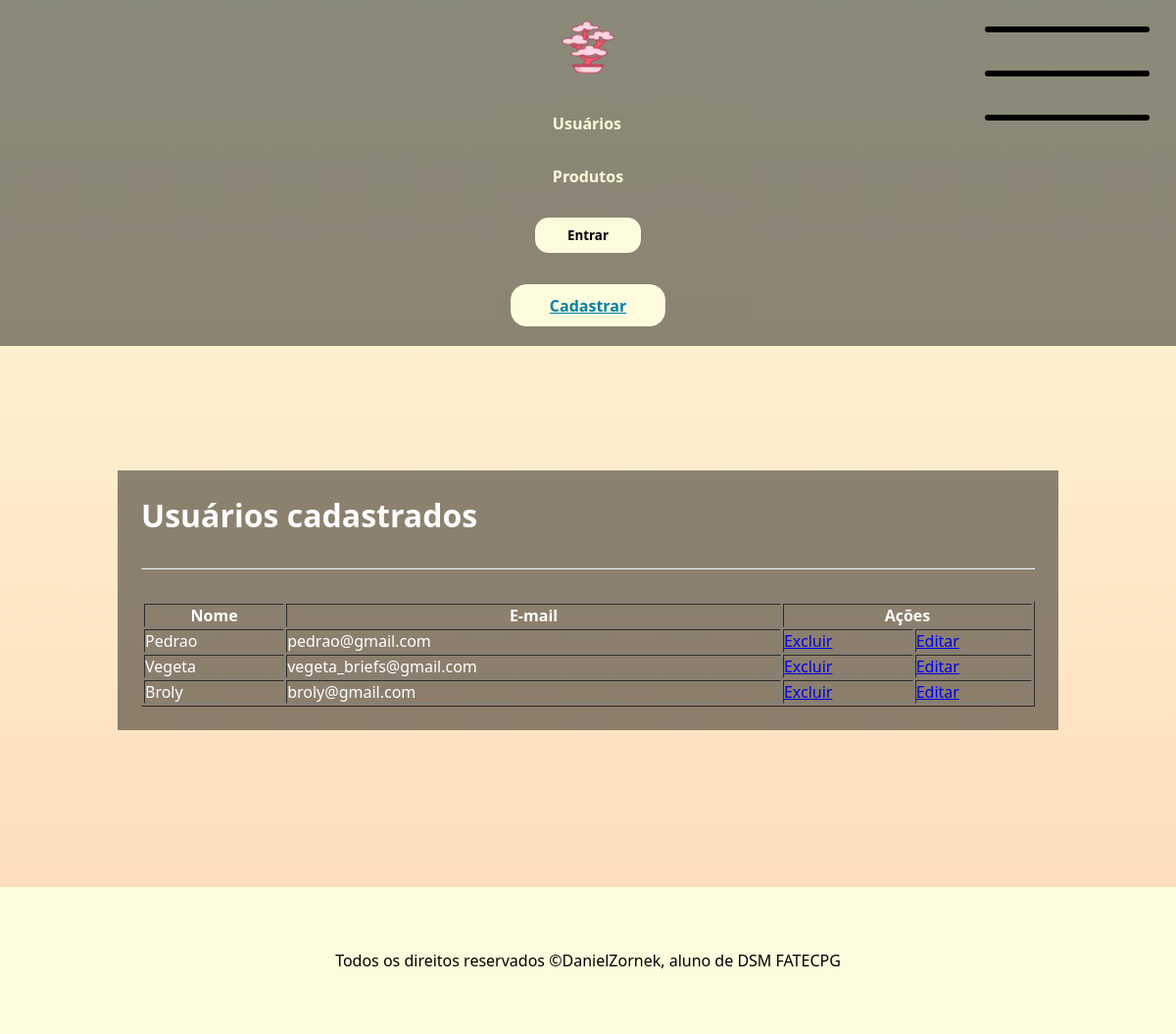
The app's page /usuarios (signed in), older data.
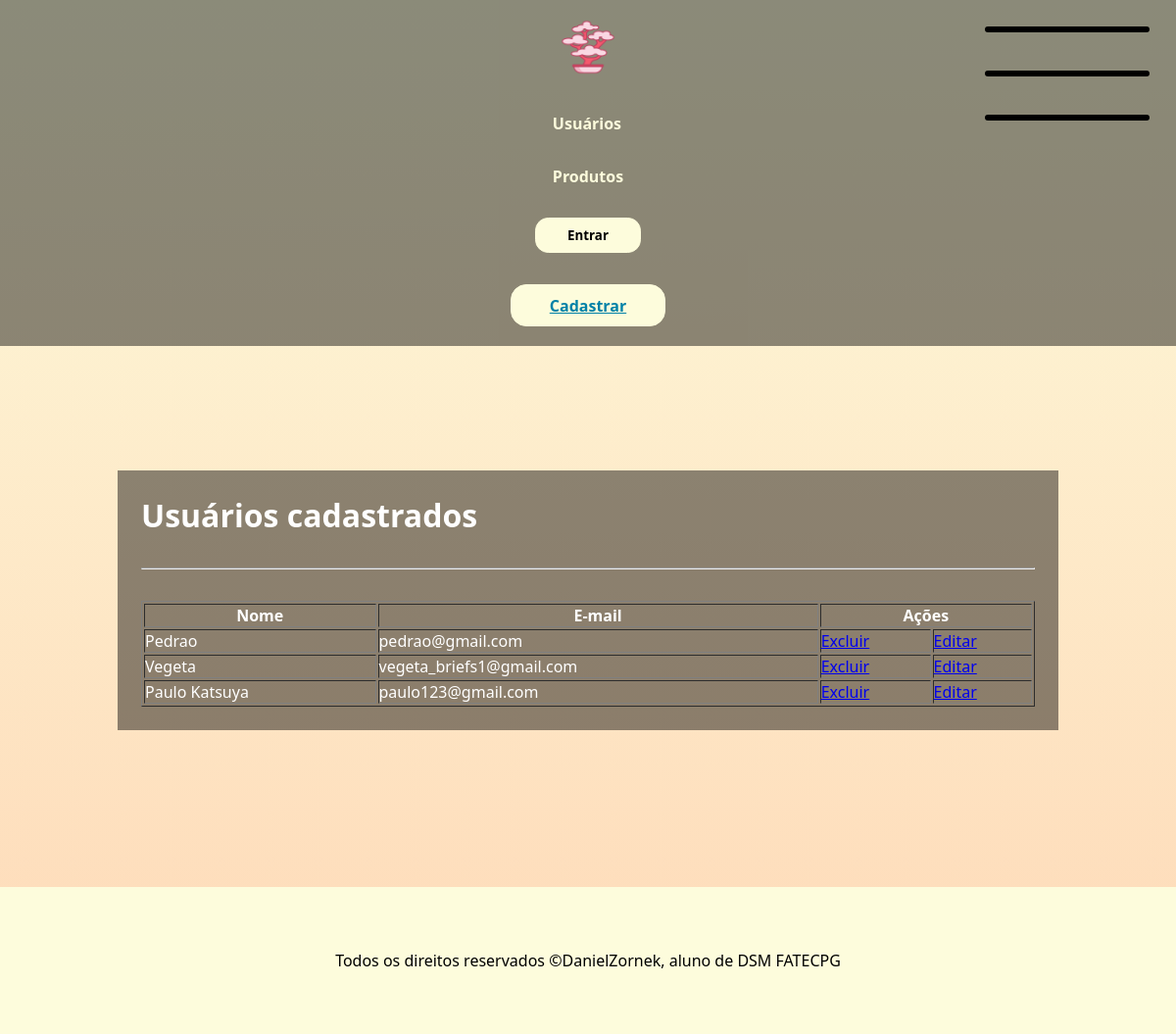
The same page, newer data.
### app/models.py (models this page shows)
class Usuario(models.Model): # aqui dizemos que a classe pai Model irá dar herança para a classe usuario
    nome = models.CharField(max_length=100) # varchar, deve especificar o tamanho
    email = models.EmailField()
    senha = models.CharField(max_length=16)

### app/views.py (the view)
# urls.py: path('usuarios', views.exibirUsuarios, name="exibirUsuarios"), # digitar usuarios para entrar na página na url
def exibirUsuarios(request):
    if not request.session.get("email"):
        return redirect("login")
    usuarios = Usuario.objects.all().values()
    return render(request, "usuarios.html",
                  {'listaUsuarios': usuarios}) # passando os usuarios como parametro para mostrar eles na pagina

### app/templates/usuarios.html (shortened to what this page needs)
{% extends "template.html" %}
{% block conteudo %}
<h1>Usuários cadastrados</h1>
<hr>
<table border="1px">
    <tr>
        <th>Nome</th>
        <th>E-mail</th>
        <th colspan="2">
            Ações
        </th>
    </tr>
    {% for usuario in listaUsuarios %}
        <tr>
            <td> {{ usuario.nome }} </td>
            <td> {{ usuario.email }}</td>
            <td><a href="{% url 'excluirUsuario' usuario.id %}">Excluir</a></td>
            <td><a href="{% url 'editarUsuario' usuario.id %}">Editar</a></td>
        </tr>
    {% endfor %}
</table>
{% endblock %}

Row changes from the older to the newer data that the page shows:
removed Usuario: nome "Broly", email "broly@gmail.com"
changed Usuario "Vegeta": email "vegeta_briefs@gmail.com" → "vegeta_briefs1@gmail.com"
added Usuario: nome "Paulo Katsuya", email "paulo123@gmail.com"
